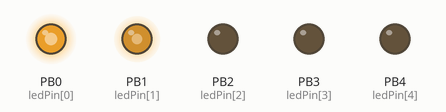
Bench run of a sketch on a simulated ATtiny85, built with avr-gcc and run on an emulated ATtiny85. Shown: output pins drawn as LEDs (lit = HIGH). Random numbers use the default seed unless the sketch sets one.

Above: at 0.23 s.
At 2.76 s:
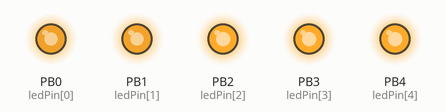
At 12.48 s:
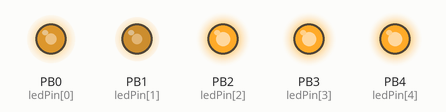
At 19.53 s:
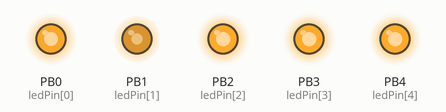
At 26.98 s:
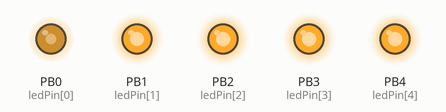
At 38.66 s:
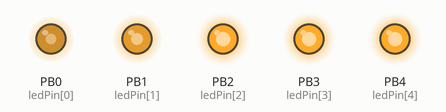
Timing chart, 0 to 40.0 s (numbered marks = the images above):
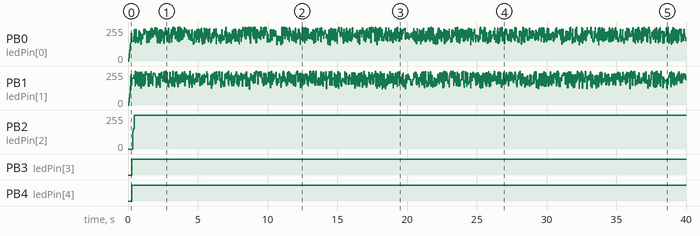

Measured:
- by itself, PB2 (ledPin[2]): 0/255 → 255/255 at 0.35 s
- by itself, PB3 (ledPin[3]): LOW → HIGH at 0.28 s
- by itself, PB4 (ledPin[4]): LOW → HIGH at 0.26 s

The sketch:

sketch.ino
```cpp
// ATtiny85    -------------- Arduino Leonardo
// MISO  pin 6 -------------- ICSP pin 1 MISO
// MOSI  pin 5 -------------- ICSP pin 4 MOSI
// SCK   pin 7 -------------- ICSP pin 3 SCK
// RESET pin 1 -------------- digital pin 10

const int ledPin[] = {0,1,2,3,4}; // AVR pins 5,6,7,2,3
int count = 0;
int def1 = 0;
int def2 = 0;

const int cfg_shutdown = 3000; // Через сколько циклов выключать вывеску, елку и мяч
const int cfg_restart = 3700; // Через сколько циклов перезапускать программу

void setup() {
  for (int z=1;z<6;z++) {
    pinMode(ledPin[z], OUTPUT);
  }
}

void loop() {
  count++;
  def1 = random(1000,1500);
  def2 = random(1600,2000);
  if (count==1) {
    // Включаем огни в окнах
    for (int x=0;x<255;x++) {
      spwm(x,ledPin[0],1);
      spwm(x,ledPin[1],1);
    }
  }
  // Имитируем эффект горения свечи в окнах
  Fire_In_Windows(100,140,50);

  // Включаем елку и мяч под окном
  if (count==5) {
    analogWrite(ledPin[4], 255);
    delay(random(20));
    analogWrite(ledPin[3], 255);
  }

  // Запускаем вывеску над входом
  if (count==6) {
    Start_Strobos(ledPin[2],10);
  }

  // Выключаем
  if (count==def1) {
    // Вывеску
    for (int x=254;x>0;x--) {
      spwm(x,ledPin[2],3);
    }
  }

  // Запускаем вывеску над входом
  if (count==def2) {
    Start_Strobos(ledPin[2],10);
  }

  // Выключаем
  if (count==cfg_shutdown) {
    // Вывеску
    for (int x=254;x>0;x--) {
      spwm(x,ledPin[2],3);
    }
    delay(random(20));
    // Елку мяч
    analogWrite(ledPin[3], 0);
    delay(random(20));
    analogWrite(ledPin[4], 0);
  }
  // Перезапускаем программу
  if (count==cfg_restart) {
     count=3; // Не полностью :)
  }
}

// Функция имитации горения свечи в окнах
void Fire_In_Windows(int start,int finish,int pause) {
  int level = random(start,finish);
  int levelmin = 255 - level;
  analogWrite(ledPin[0], random(level)+levelmin);
  analogWrite(ledPin[1], random(level)+levelmin);
  delay(random(pause));
}

// Функция включения эффектом стартера (как лампа ДС)
void Start_Strobos(int spin, int cn) {
  for (int x=0;x<cn;x++) {
    digitalWrite(spin,HIGH);
    delay(x);
    digitalWrite(spin,LOW);
    delay(x);
    // Включаем
    if(x==cn-1){
      digitalWrite(spin,HIGH);
    }
  }
}

// Функция плавного включения/выключения (диммер)
void spwm(int freq,int spin,int sp) {
  // on
  digitalWrite(spin,HIGH);
  delayMicroseconds(sp*freq);
  // off
  digitalWrite(spin,LOW);
  delayMicroseconds(sp*(255-freq));
}
```
